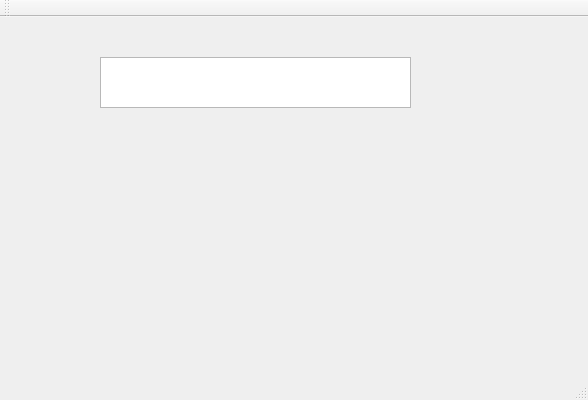
<?xml version="1.0" encoding="UTF-8"?>
<ui version="4.0">
 <class>MITtest2Class</class>
 <widget class="QMainWindow" name="MITtest2Class">
  <property name="geometry">
   <rect>
    <x>0</x>
    <y>0</y>
    <width>588</width>
    <height>400</height>
   </rect>
  </property>
  <property name="windowTitle">
   <string>MITtest2</string>
  </property>
  <widget class="QWidget" name="centralWidget">
   <widget class="QTextBrowser" name="textBrowser01">
    <property name="geometry">
     <rect>
      <x>100</x>
      <y>40</y>
      <width>311</width>
      <height>51</height>
     </rect>
    </property>
   </widget>
  </widget>
  <widget class="QMenuBar" name="menuBar">
   <property name="geometry">
    <rect>
     <x>0</x>
     <y>0</y>
     <width>588</width>
     <height>26</height>
    </rect>
   </property>
  </widget>
  <widget class="QToolBar" name="mainToolBar">
   <attribute name="toolBarArea">
    <enum>TopToolBarArea</enum>
   </attribute>
   <attribute name="toolBarBreak">
    <bool>false</bool>
   </attribute>
  </widget>
  <widget class="QStatusBar" name="statusBar"/>
 </widget>
 <layoutdefault spacing="6" margin="11"/>
 <resources>
  <include location="MITtest2.qrc"/>
 </resources>
 <connections/>
</ui>
